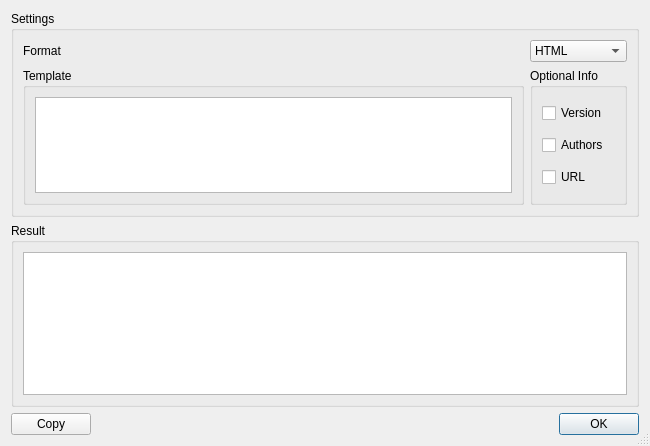
<?xml version="1.0" encoding="UTF-8"?>
<ui version="4.0">
 <class>ExportModsToStringDialog</class>
 <widget class="QDialog" name="ExportModsToStringDialog">
  <property name="geometry">
   <rect>
    <x>0</x>
    <y>0</y>
    <width>650</width>
    <height>446</height>
   </rect>
  </property>
  <property name="windowTitle">
   <string>Export Modrinth Pack</string>
  </property>
  <property name="sizeGripEnabled">
   <bool>true</bool>
  </property>
  <layout class="QVBoxLayout" name="verticalLayout_2">
   <item>
    <layout class="QVBoxLayout" name="verticalLayout" stretch="0,0">
     <item>
      <widget class="QGroupBox" name="groupBox_3">
       <property name="title">
        <string>Settings</string>
       </property>
       <layout class="QGridLayout" name="gridLayout">
        <item row="0" column="0">
         <widget class="QLabel" name="label">
          <property name="frameShape">
           <enum>QFrame::NoFrame</enum>
          </property>
          <property name="frameShadow">
           <enum>QFrame::Plain</enum>
          </property>
          <property name="lineWidth">
           <number>1</number>
          </property>
          <property name="text">
           <string>Format</string>
          </property>
         </widget>
        </item>
        <item row="0" column="1">
         <widget class="QComboBox" name="formatComboBox">
          <item>
           <property name="text">
            <string>HTML</string>
           </property>
          </item>
          <item>
           <property name="text">
            <string>Markdown</string>
           </property>
          </item>
          <item>
           <property name="text">
            <string>Custom</string>
           </property>
          </item>
         </widget>
        </item>
        <item row="1" column="0">
         <widget class="QGroupBox" name="templateGroup">
          <property name="title">
           <string>Template</string>
          </property>
          <layout class="QVBoxLayout" name="verticalLayout_4">
           <item>
            <widget class="QTextEdit" name="templateText"/>
           </item>
          </layout>
         </widget>
        </item>
        <item row="1" column="1">
         <widget class="QGroupBox" name="optionsGroup">
          <property name="title">
           <string>Optional Info</string>
          </property>
          <layout class="QVBoxLayout" name="verticalLayout_5">
           <item>
            <widget class="QCheckBox" name="versionCheckBox">
             <property name="text">
              <string>Version</string>
             </property>
            </widget>
           </item>
           <item>
            <widget class="QCheckBox" name="authorsCheckBox">
             <property name="text">
              <string>Authors</string>
             </property>
            </widget>
           </item>
           <item>
            <widget class="QCheckBox" name="urlCheckBox">
             <property name="text">
              <string>URL</string>
             </property>
            </widget>
           </item>
          </layout>
         </widget>
        </item>
       </layout>
      </widget>
     </item>
     <item>
      <widget class="QGroupBox" name="groupBox_4">
       <property name="title">
        <string>Result</string>
       </property>
       <layout class="QHBoxLayout" name="horizontalLayout">
        <item>
         <widget class="QPlainTextEdit" name="finalText">
          <property name="minimumSize">
           <size>
            <width>0</width>
            <height>143</height>
           </size>
          </property>
          <property name="readOnly">
           <bool>true</bool>
          </property>
         </widget>
        </item>
       </layout>
      </widget>
     </item>
    </layout>
   </item>
   <item>
    <layout class="QHBoxLayout" name="horizontalLayout_2">
     <item>
      <widget class="QPushButton" name="copyButton">
       <property name="text">
        <string>Copy</string>
       </property>
      </widget>
     </item>
     <item>
      <widget class="QDialogButtonBox" name="buttonBox">
       <property name="standardButtons">
        <set>QDialogButtonBox::Ok</set>
       </property>
      </widget>
     </item>
    </layout>
   </item>
  </layout>
 </widget>
 <resources/>
 <connections>
  <connection>
   <sender>buttonBox</sender>
   <signal>accepted()</signal>
   <receiver>ExportModsToStringDialog</receiver>
   <slot>accept()</slot>
   <hints>
    <hint type="sourcelabel">
     <x>334</x>
     <y>435</y>
    </hint>
    <hint type="destinationlabel">
     <x>324</x>
     <y>206</y>
    </hint>
   </hints>
  </connection>
 </connections>
</ui>
